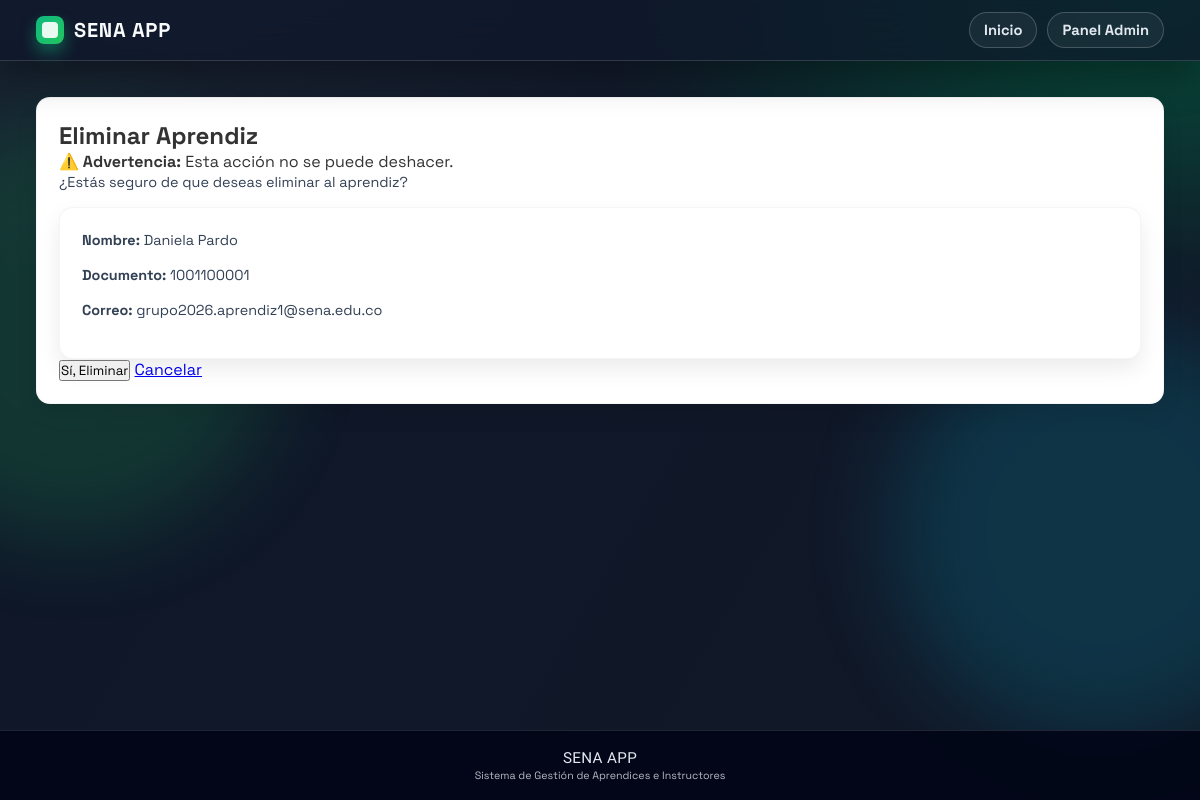
/aprendices/21/eliminar/, run on the app's committed database.
### aprendices/models.py (models this page shows, shortened)
class Aprendiz(models.Model):
    documento_identidad = models.CharField(max_length=20, unique=True)
    nombre = models.CharField(max_length=100)
    apellido = models.CharField(max_length=100)
    telefono = models.CharField(max_length=15, null=True, blank=True)
    fecha_nacimiento = models.DateField()
    correo_electronico = models.EmailField(unique=True, null=True, blank=True)
    ciudad = models.CharField(max_length=100, null=True, blank=True)
    programa = models.CharField(max_length=100, null=True, blank=True, verbose_name="Programa de Formación")
    class Meta:
        verbose_name = "Aprendiz"
        verbose_name_plural = "Aprendices"
        ordering = ['nombre', 'apellido']
    def nombre_completo(self):
        return f"{self.nombre} {self.apellido}"

### aprendices/views.py (the view, shortened to what this page needs)
# urls.py: path('aprendices/<int:aprendiz_id>/eliminar/', views.AprendizDeleteView.as_view(), name='eliminar_aprendiz'),
class AprendizDeleteView(generic.DeleteView):
    model = Aprendiz
    template_name = 'eliminar_aprendiz.html'
    success_url = reverse_lazy('aprendices:lista_aprendices')
    pk_url_kwarg = 'aprendiz_id'

### aprendices/templates/eliminar_aprendiz.html (shortened to what this page needs)
{% extends "master.html"%}
{% block content %}
    <div class="container mt-4">
        <div class="row justify-content-center">
            <div class="col-md-6">
                <div class="card shadow border-danger">
                    <div class="card-header bg-danger text-white">
                        <h2 class="card-title mb-0"> Eliminar Aprendiz</h2>
                    </div>
                    <div class="card-body">
                        <div class="alert alert-warning" role="alert">
                            <strong>⚠️ Advertencia:</strong> Esta acción no se puede deshacer.
                        </div>
                        <p class="text-center">
                            ¿Estás seguro de que deseas eliminar al aprendiz?
                        </p>
                        <div class="card bg-light">
                            <div class="card-body">
                                <p class="mb-1">
                                    <strong>Nombre:</strong> {{ object.nombre_completo }}
                                </p>
                                <p class="mb-1">
                                    <strong>Documento:</strong> {{ object.documento_identidad }}
                                </p>
                                <p class="mb-0">
                                    <strong>Correo:</strong> {{ object.correo_electronico }}
                                </p>
                            </div>
                        </div>
                        <form method="post" class="mt-4">
                            <div class="d-flex gap-2 justify-content-center">
                                <button type="submit" class="btn btn-danger btn-lg">
                                     Sí, Eliminar
                                </button>
                                <a href="{% url 'aprendices:detalle_aprendiz' object.id %}" class="btn btn-secondary btn-lg">
                                     Cancelar
                                </a>
                            </div>
                        </form>
                    </div>
                </div>
            </div>
        </div>
    </div>
{% endblock %}

### aprendices/static/mystyles.css (style rules this page uses)
* { margin: 0; padding: 0; box-sizing: border-box; font-family: 'Nunito', 'Trebuchet MS', Verdana, sans-serif; }
body { background-color: #f5f5f5; background-image: radial-gradient(circle at 15% 20%, rgba(255,255,255,0.75) 0%, rgba(255,255,255,0) 38%), radial-gradient(circle at 85% 5%, rgba(255,255,255,0.7) 0%, rgba(255,255,255,0) 34%); display: flex; flex-direction: column; min-height: 100vh; color: #333; }
.card { background-color: white; padding: 22px; border-radius: 14px; box-shadow: 0 10px 22px rgba(0,0,0,0.08); display: flex; flex-direction: column; justify-content: space-between; border: 1px solid rgba(0,0,0,0.04); transition: transform 0.25s ease, box-shadow 0.25s ease; animation: riseIn 0.45s ease-out; }
.card p { color: #666; font-size: 0.9rem; margin-bottom: 15px; line-height: 1.4; }
:root { --bg-0: #0f172a; --bg-1: #111827; --panel: rgba(255, 255, 255, 0.96); --panel-soft: rgba(255, 255, 255, 0.82); --ink-900: #0b1020; --ink-700: #334155; --line-soft: rgba(15, 23, 42, 0.1); }
.neo-layout { position: relative; isolation: isolate; background: radial-gradient(1200px 600px at 10% -10%, #1f2937 0%, rgba(31, 41, 55, 0) 60%), radial-gradient(1000px 550px at 95% 0%, #064e3b 0%, rgba(6, 78, 59, 0) 55%), linear-gradient(120deg, var(--bg-0), var(--bg-1)); }
* { font-family: 'Space Grotesk', 'Segoe UI', sans-serif; }
.stats, .list-shell p, .info-item, .card p { color: var(--ink-700); }

### data on the page
Aprendiz: nombre_completo "Daniela Pardo", documento_identidad "1001100001", correo_electronico "grupo2026.aprendiz1@sena.edu.co"
